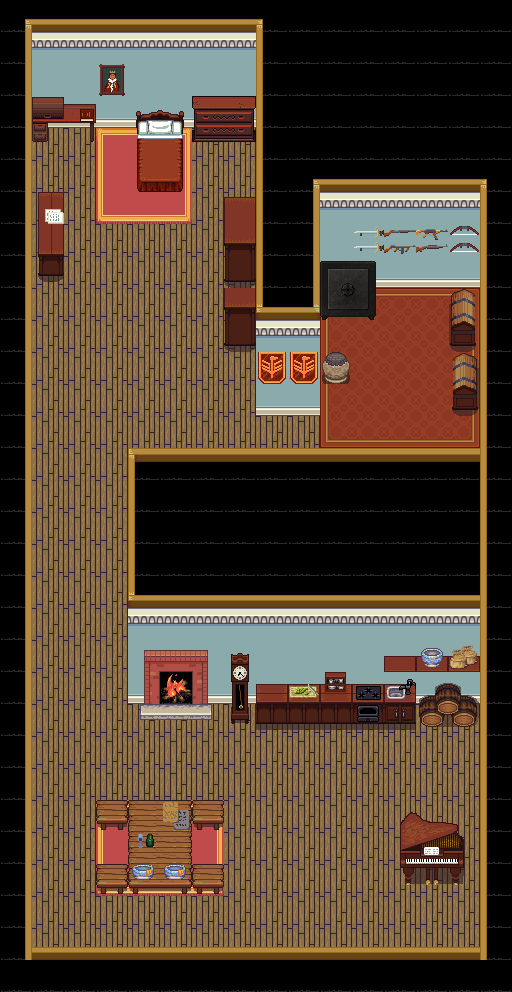

The image is a tile-based game level rendered from a .tmx file. Its description and source (layers, tilesets, objects; grid data summarised) follow:
An orthogonal 16x31 tile map with 32x32 px tiles, 6 tile layers (Floor, Carpet, Walls, Walls top lines, ...), 4 tilesets.

<map version="1.2" tiledversion="1.2.5" orientation="orthogonal" renderorder="right-down" width="16" height="31" tilewidth="32" tileheight="32" infinite="0" nextlayerid="13" nextobjectid="1">
 <tileset firstgid="1" source="Interior2.tsx" />
 <tileset firstgid="1025" source="Safe.tsx" />
 <tileset firstgid="1026" source="weapons.tsx" />
 <tileset firstgid="1030" source="city_inside.tsx" />
 <layer id="7" name="Floor" width="16" height="31">
  <data>[496 cells, 496 non-empty, 2 distinct tile ids]</data>
 </layer>
 <layer id="8" name="Carpet" width="16" height="31">
  <data>[496 cells, 46 non-empty, 27 distinct tile ids]</data>
 </layer>
 <layer id="9" name="Walls" width="16" height="31">
  <data>[496 cells, 75 non-empty, 3 distinct tile ids]</data>
 </layer>
 <layer id="10" name="Walls top lines" width="16" height="31">
  <data>[496 cells, 121 non-empty, 9 distinct tile ids]</data>
 </layer>
 <layer id="11" name="Furniture" width="16" height="31">
  <data>[496 cells, 81 non-empty, 72 distinct tile ids]</data>
 </layer>
 <layer id="12" name="Table Items" width="16" height="31">
  <data>[496 cells, 9 non-empty, 7 distinct tile ids]</data>
 </layer>
</map>
